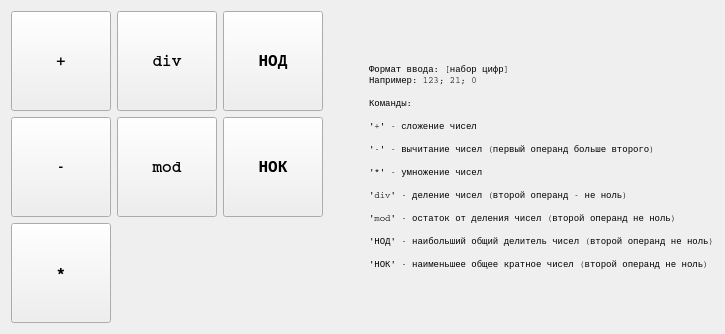
      <widget class="QWidget" name="tabNatural">
       <attribute name="title">
        <string>Натуральные</string>
       </attribute>
       <layout class="QVBoxLayout" name="verticalLayout_2">
        <item>
         <layout class="QHBoxLayout" name="horizontalLayout">
          <item>
           <layout class="QGridLayout" name="buttonsLayout">
            <item row="1" column="2">
             <widget class="QPushButton" name="naturalLcmButton">
              <property name="sizePolicy">
               <sizepolicy hsizetype="Maximum" vsizetype="Fixed">
                <horstretch>0</horstretch>
                <verstretch>0</verstretch>
               </sizepolicy>
              </property>
              <property name="minimumSize">
               <size>
                <width>100</width>
                <height>100</height>
               </size>
              </property>
              <property name="font">
               <font>
                <family>Courier</family>
                <pointsize>12</pointsize>
                <weight>75</weight>
                <bold>true</bold>
                <stylestrategy>PreferDefault</stylestrategy>
                <kerning>false</kerning>
               </font>
              </property>
              <property name="text">
               <string>НОК</string>
              </property>
             </widget>
            </item>
            <item row="2" column="0">
             <widget class="QPushButton" name="naturalMultButton">
              <property name="sizePolicy">
               <sizepolicy hsizetype="Maximum" vsizetype="Fixed">
                <horstretch>0</horstretch>
                <verstretch>0</verstretch>
               </sizepolicy>
              </property>
              <property name="minimumSize">
               <size>
                <width>100</width>
                <height>100</height>
               </size>
              </property>
              <property name="font">
               <font>
                <family>Courier</family>
                <pointsize>12</pointsize>
                <weight>75</weight>
                <bold>true</bold>
                <stylestrategy>PreferDefault</stylestrategy>
                <kerning>false</kerning>
               </font>
              </property>
              <property name="text">
               <string>*</string>
              </property>
             </widget>
            </item>
            <item row="0" column="2">
             <widget class="QPushButton" name="naturalGcdButton">
              <property name="sizePolicy">
               <sizepolicy hsizetype="Maximum" vsizetype="Fixed">
                <horstretch>0</horstretch>
                <verstretch>0</verstretch>
               </sizepolicy>
              </property>
              <property name="minimumSize">
               <size>
                <width>100</width>
                <height>100</height>
               </size>
              </property>
              <property name="font">
               <font>
                <family>Courier</family>
                <pointsize>12</pointsize>
                <weight>75</weight>
                <bold>true</bold>
                <stylestrategy>PreferDefault</stylestrategy>
                <kerning>false</kerning>
               </font>
              </property>
              <property name="text">
               <string>НОД</string>
              </property>
             </widget>
            </item>
            <item row="0" column="1">
             <widget class="QPushButton" name="naturalDivButton">
              <property name="sizePolicy">
               <sizepolicy hsizetype="Maximum" vsizetype="Fixed">
                <horstretch>0</horstretch>
                <verstretch>0</verstretch>
               </sizepolicy>
              </property>
              <property name="minimumSize">
               <size>
                <width>100</width>
                <height>100</height>
               </size>
              </property>
              <property name="font">
               <font>
                <family>Courier</family>
                <pointsize>12</pointsize>
                <weight>75</weight>
                <bold>true</bold>
                <stylestrategy>PreferDefault</stylestrategy>
                <kerning>false</kerning>
               </font>
              </property>
              <property name="text">
               <string>div</string>
              </property>
             </widget>
            </item>
            <item row="1" column="1">
             <widget class="QPushButton" name="naturalModButton">
              <property name="sizePolicy">
               <sizepolicy hsizetype="Maximum" vsizetype="Fixed">
                <horstretch>0</horstretch>
                <verstretch>0</verstretch>
               </sizepolicy>
              </property>
              <property name="minimumSize">
               <size>
                <width>100</width>
                <height>100</height>
               </size>
              </property>
              <property name="font">
               <font>
                <family>Courier</family>
                <pointsize>12</pointsize>
                <weight>75</weight>
                <bold>true</bold>
                <stylestrategy>PreferDefault</stylestrategy>
                <kerning>false</kerning>
               </font>
              </property>
              <property name="text">
               <string>mod</string>
              </property>
              <property name="autoRepeat">
               <bool>false</bool>
              </property>
             </widget>
            </item>
            <item row="0" column="0">
             <widget class="QPushButton" name="naturalPlusButton">
              <property name="sizePolicy">
               <sizepolicy hsizetype="Maximum" vsizetype="Fixed">
                <horstretch>0</horstretch>
                <verstretch>0</verstretch>
               </sizepolicy>
              </property>
              <property name="minimumSize">
               <size>
                <width>100</width>
                <height>100</height>
               </size>
              </property>
              <property name="font">
               <font>
                <family>Courier</family>
                <pointsize>12</pointsize>
                <weight>75</weight>
                <bold>true</bold>
                <stylestrategy>PreferDefault</stylestrategy>
                <kerning>false</kerning>
               </font>
              </property>
              <property name="text">
               <string>+</string>
              </property>
             </widget>
            </item>
            <item row="1" column="0">
             <widget class="QPushButton" name="naturalSubButton">
              <property name="sizePolicy">
               <sizepolicy hsizetype="Maximum" vsizetype="Fixed">
                <horstretch>0</horstretch>
                <verstretch>0</verstretch>
               </sizepolicy>
              </property>
              <property name="minimumSize">
               <size>
                <width>100</width>
                <height>100</height>
               </size>
              </property>
              <property name="font">
               <font>
                <family>Courier</family>
                <pointsize>12</pointsize>
                <weight>75</weight>
                <bold>true</bold>
                <stylestrategy>PreferDefault</stylestrategy>
                <kerning>false</kerning>
               </font>
              </property>
              <property name="text">
               <string>-</string>
              </property>
             </widget>
            </item>
           </layout>
          </item>
          <item>
           <spacer name="horizontalSpacer_6">
            <property name="orientation">
             <enum>Qt::Horizontal</enum>
            </property>
            <property name="sizeHint" stdset="0">
             <size>
              <width>40</width>
              <height>20</height>
             </size>
            </property>
           </spacer>
          </item>
          <item>
           <widget class="QLabel" name="infoLabel">
            <property name="sizePolicy">
             <sizepolicy hsizetype="Preferred" vsizetype="Minimum">
              <horstretch>0</horstretch>
              <verstretch>0</verstretch>
             </sizepolicy>
            </property>
            <property name="font">
             <font>
              <family>Courier</family>
              <pointsize>12</pointsize>
              <weight>50</weight>
              <bold>false</bold>
              <stylestrategy>PreferDefault</stylestrategy>
              <kerning>false</kerning>
             </font>
            </property>
            <property name="text">
             <string>&lt;html&gt;&lt;head/&gt;&lt;body&gt;&lt;p&gt;&lt;span style=&quot; font-size:7pt;&quot;&gt;Формат ввода: [набор цифр]&lt;br/&gt;Например: 123; 21; 0 &lt;/span&gt;&lt;/p&gt;&lt;p&gt;&lt;span style=&quot; font-size:7pt;&quot;&gt;Команды:&lt;/span&gt;&lt;/p&gt;&lt;p&gt;&lt;span style=&quot; font-size:7pt;&quot;&gt;'+' - сложение чисел &lt;/span&gt;&lt;/p&gt;&lt;p&gt;&lt;span style=&quot; font-size:7pt;&quot;&gt;'-' - вычитание чисел (первый операнд больше второго) &lt;/span&gt;&lt;/p&gt;&lt;p&gt;&lt;span style=&quot; font-size:7pt;&quot;&gt;'*' - умножение чисел &lt;/span&gt;&lt;/p&gt;&lt;p&gt;&lt;span style=&quot; font-size:7pt;&quot;&gt;'div' - деление чисел (второй операнд - не ноль) &lt;/span&gt;&lt;/p&gt;&lt;p&gt;&lt;span style=&quot; font-size:7pt;&quot;&gt;'mod' - остаток от деления чисел (второй операнд не ноль)&lt;/span&gt;&lt;/p&gt;&lt;p&gt;&lt;span style=&quot; font-size:7pt;&quot;&gt;'НОД' - наибольший общий делитель чисел (второй операнд не ноль)&lt;/span&gt;&lt;/p&gt;&lt;p&gt;&lt;span style=&quot; font-size:7pt;&quot;&gt;'НОК' - наименьшее общее кратное чисел (второй операнд не ноль)&lt;/span&gt;&lt;/p&gt;&lt;/body&gt;&lt;/html&gt;</string>
            </property>
            <property name="textFormat">
             <enum>Qt::AutoText</enum>
            </property>
            <property name="wordWrap">
             <bool>true</bool>
            </property>
           </widget>
          </item>
         </layout>
        </item>
       </layout>
      </widget>
